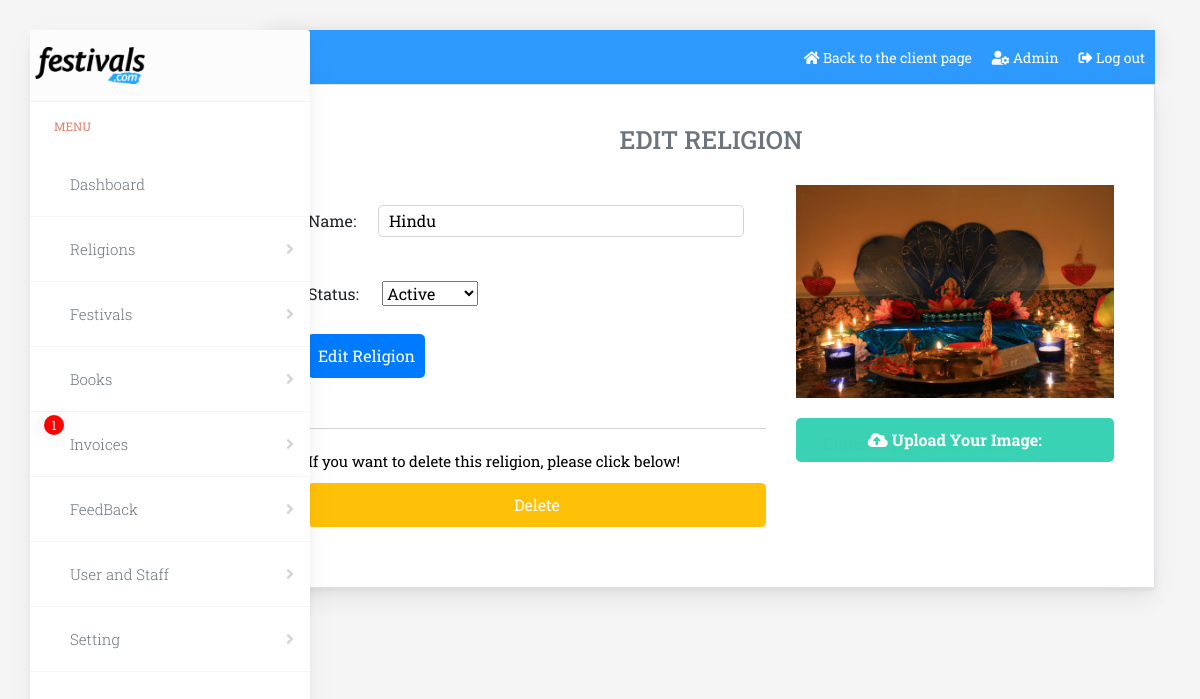
The app's page /admincp/religions.php?ac=edit&id=93 (signed in) with its own data.
### tables this page shows
CREATE TABLE `religions` (
  `id` int(11) NOT NULL,
  `name_religion` varchar(100) NOT NULL,
  `avata_religion` varchar(200) NOT NULL,
  `id_cate_religion` int(11) NOT NULL,
  `status` int(11) NOT NULL DEFAULT 1
);

### admincp/lib_admin/religions_action.php (called while the page is built, shortened)
<?php
    require('./../lib/dbConn.php');
    function CheckActionEditId() {
        global $conn;
        if(!isset($_GET['id'])) {
            return false;
        } else {
            if($_GET['id'] == 0) {
                return false;
            } else {
                $id = $_GET['id'];
                $sql = "SELECT * FROM religions WHERE id='$id'";
                $result = mysqli_query($conn, $sql);
                if(mysqli_num_rows($result) == 0){
                    return false;
                } else {
                    return $result;
                }
            }
        }
    }
?>

### admincp/edit_religions.php (the view, shortened to what this page needs)
<?php
    $check = CheckActionEditId();
    if(!$check){
        header('location:religions.php');
        die();
    } else {
        $row = mysqli_fetch_assoc($check);
?>
<div class="container">
    <section class="admin-all-religions block-religions">
        <div class='title'>
            <h6>Edit Religion</h6>
        </div>
        <div class='religion_main edit_main'>
            <div class='row'>
                <div class='col-7'>
                    <form action="">
                        <div class='group'>
                            <label for="name_reli">Name: </label>
                            <input type="text" name='name_religion_edit' id='name_reli_edit' value='<?php echo $row['name_religion']?>' class='input_religions'/>
                        </div>
                        <div class='group'>
                            <label for="status_reli_edit">Status: </label>
                            <select name="status_reli_edit" id='status_reli_edit'>
                                <?php
                                    if($row['status'] == 0) {
                                ?>
                                    <option value="0">No Active</option>
                                    <option value="1">Active</option>
                                <?php } else {?>
                                    <option value="1">Active</option>
                                <?php }?>
                            </select>
                        </div>
                        <button type="button" id='submit-edit-reli' class='btn-admin-religion'>Edit Religion</button>
                    </form>
                    <div class='delete_main'>
                        <div class='title-delete'>
                            <span>If you want to delete this religion, please click below!</span>
                        </div>
                        <div class='delete-religion'>
                            <button type='button' id='btn-delete-religion' class='btn-admin-religion btn-admin-delete' style='width: 100%'>Delete</button>
                        </div>
                    </div>
                </div>
                <div class='col-5'>
                    <div class='image-reli-edit'>
                        <img src="./../<?php echo $row['avata_religion']?>">
                    </div>
                    <div class='group'>
                        <input
                        ref='inputFile'
                        type="file" name='img_religion_edit' id='img_reli_edit' class='ip_file'/>
                        <label for="img_reli_edit" class='lb_file'><i class="fas fa-cloud-upload-alt"></i> Upload Your Image: </label>
                    </div>
                </div>
            </div>
        </div>
    </section>
</div>
<?php }?>

### assets/css/main_cp.css (style rules this page uses)
body { font-family: 'Roboto Slab', serif; background: #f5f5f5; }

### assets/css/religions_cp.css (style rules this page uses)
.admin-all-religions { width: 80%; margin-left: auto; border: 1px solid #dee2e6; -webkit-box-shadow: 0 0.46875rem 2.1875rem rgba(31,10,6,0.03), 0 0.9375rem 1.40625rem rgba(31,10,6,0.03), 0 0.25rem 0.53125rem rgba(31,10,6,0.05), 0 0.125rem 0.1875rem rgba(31,10,6,0.03); -moz-box-shadow: 0 0.46875rem 2.1875rem rgba(31,10,6,0.03), 0 0.9375rem 1.40625rem rgba(31,10,6,0.03), 0 0.25rem 0.53125rem rgba(31,10,6,0.05), 0 0.125rem 0.1875rem rgba(31,10,6,0.03); box-shadow: 0 0.46875rem 2.1875rem rgba(31,10,6,0.03), 0 0.9375rem 1.40625rem rgba(31,10,6,0.03), 0 0.25rem 0.53125rem rgba(31,10,6,0.05), 0 0.125rem 0.1875rem rgba(31,10,6,0.03); }
.admin-all-religions button { background: none; border: none; color: #007bff; }
.block-religions { background: #fff; padding: 40px; }
.religion_main { width: 70%; margin: auto; margin-top: 30px; }
.edit_main { width: 100%; }
.group { padding: 20px 0px; padding-left: 0; position: relative; }
.group label { font-size: 16px; width: 50px; }
.group select { margin-left: 20px; }
.group input { margin-left: 10px; padding: 3px 10px; width: 80%; }
.block-religions .title { text-align: center; }
.block-religions .title h6 { font-size: 25px; text-transform: uppercase; color: #6c757d; }
.input_religions { border-radius: 5px; border: 1px solid lightgrey; margin-left: 16px !important; }
.image-reli-edit img { width: 100%; }
.delete_main { margin-top: 50px; border-top: 1px solid lightgray; padding: 20px 0; }
.delete_main .title-delete span { font-size: 15px; color: black; }
.lb_file { width: 100% !important; text-align: center; background: #39D2B4; border-radius: 5px; padding: 10px 20px; color: #fff; font-weight: bold; font-size: .9em; transition: all .4s; }
.ip_file { position: absolute; display: inline-block; left: 0; bottom: 30%; width: 100% !important; opacity: 0.01; cursor: pointer; }
.btn-admin-religion { border-radius: 5px; padding: 10px 10px; background: #007bff !important; color: #fff !important; }
.btn-admin-delete { margin-top: 10px; background: #ffc107 !important; padding: 10px 20px; }

### records on screen
religions: name_religion_edit "Hindu", status_reli_edit "Active", avata_religion (picture)

### other values on screen
$fullname "Admin"
$check_invoice "1"
